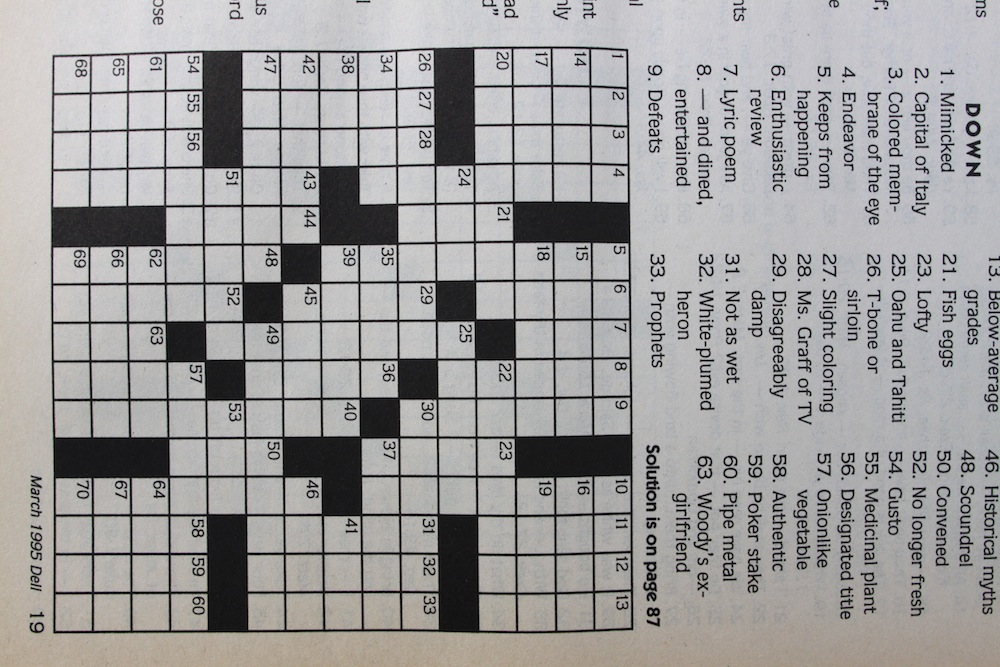
#> input picture TestImages/Puzzle1.jpg, 1000 x 667 px
$ python CornerDetection.py   (Python 2 division)
#> lines starting #> are read from the running program, lines starting #| are printed output that depends on the picture; after the words box and inside, x2 and y2 are one past the last pixel; in counts of white or black regions, pixels touching at a corner belong together
import cv2
import numpy

img1 = cv2.imread("TestImages/Puzzle1.jpg")
#> img1 is the input picture: shape (667, 1000, 3); mean B, G, R 156.6, 156.8, 158.1
grayImg = cv2.cvtColor(img1, cv2.COLOR_BGR2GRAY)
grayImg = cv2.GaussianBlur(grayImg, (17, 17), -1)
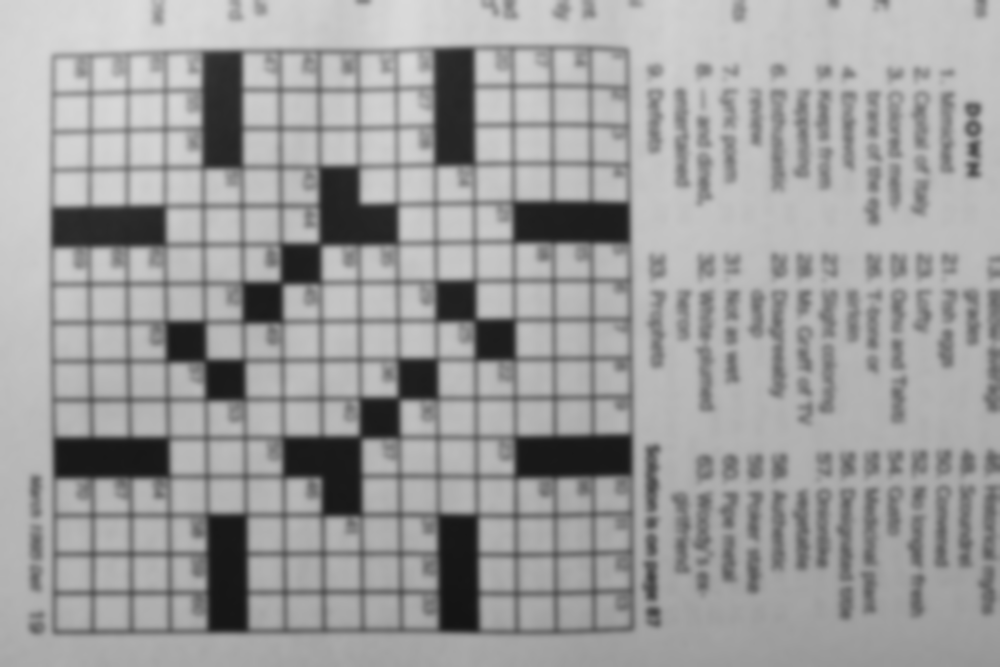
#> grayImg: shape (667, 1000); min 20, max 221, mean 157.1
goodFeats = cv2.goodFeaturesToTrack(grayImg, 350, 0.08, 15)
#> goodFeats = 350 rows, first 8: [396, 205], [473, 49], [970, 139], [515, 240], [280, 284], [204, 166], [627, 203], [242, 52]

print goodFeats[0]
#| [[396. 205.]]

print goodFeats[0, 0]
#| [396. 205.]

print goodFeats[0, 0, 0], goodFeats[0, 0, 1]
#| 396.0 205.0

for locations in goodFeats:
    for coords in locations:
        cv2.circle(img1, (coords[0], coords[1]), 5, (0, 255, 0))
#> this loop made 350 passes
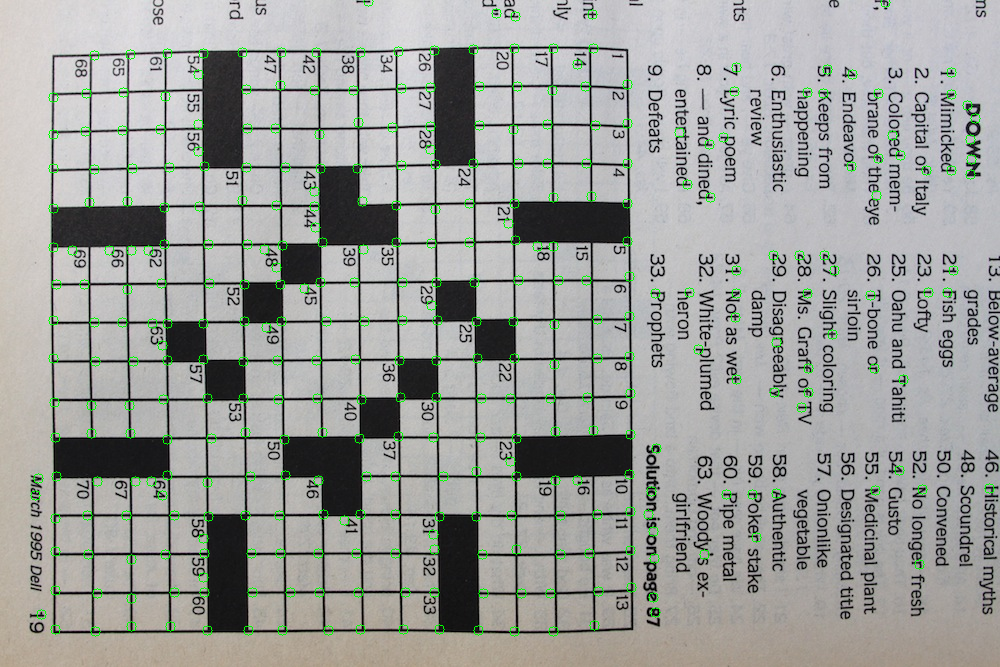
#> img1: shape (667, 1000, 3); 1.47% of pixels changed, all inside (x1, y1, x2, y2) = (30, 0, 995, 637)

cv2.imshow("Image", img1)
cv2.waitKey(0)
cv2.destroyAllWindows()

$ run again, with TestImages/Puzzle2.jpg copied over TestImages/Puzzle1.jpg
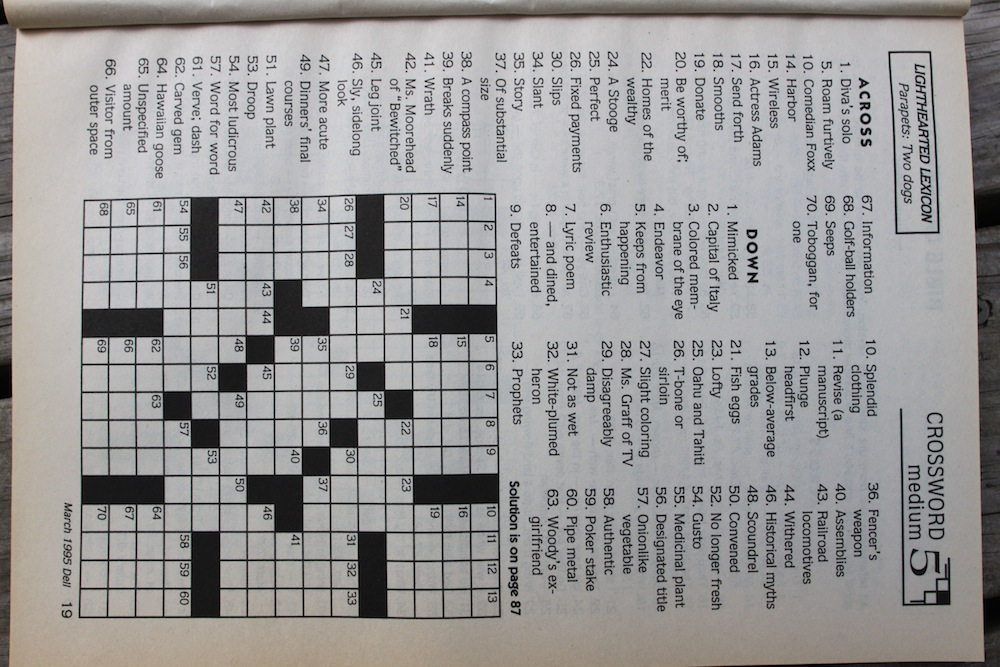
#> input picture TestImages/Puzzle2.jpg, 1000 x 667 px
#> img1 is the input picture: shape (667, 1000, 3); mean B, G, R 151.6, 151.8, 153
#> `grayImg = cv2.GaussianBlur(grayImg, (17, 17), -1)`:
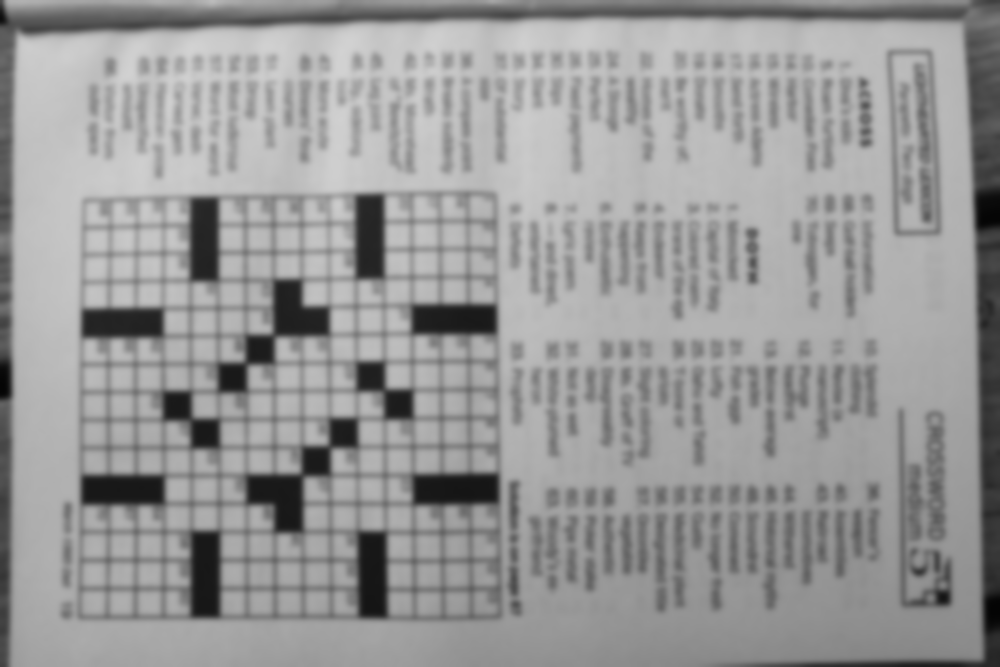
#> grayImg: shape (667, 1000); min 4, max 210, mean 152.1
#> goodFeats = 350 rows, first 8: [275, 334], [247, 362], [301, 476], [331, 445], [357, 277], [413, 332], [327, 308], [411, 391]
#| [[275. 334.]]
#| [275. 334.]
#| 275.0 334.0
#> the loop `for locations in goodFeats:` made 350 passes
#> after the loop `for locations in goodFeats:`:
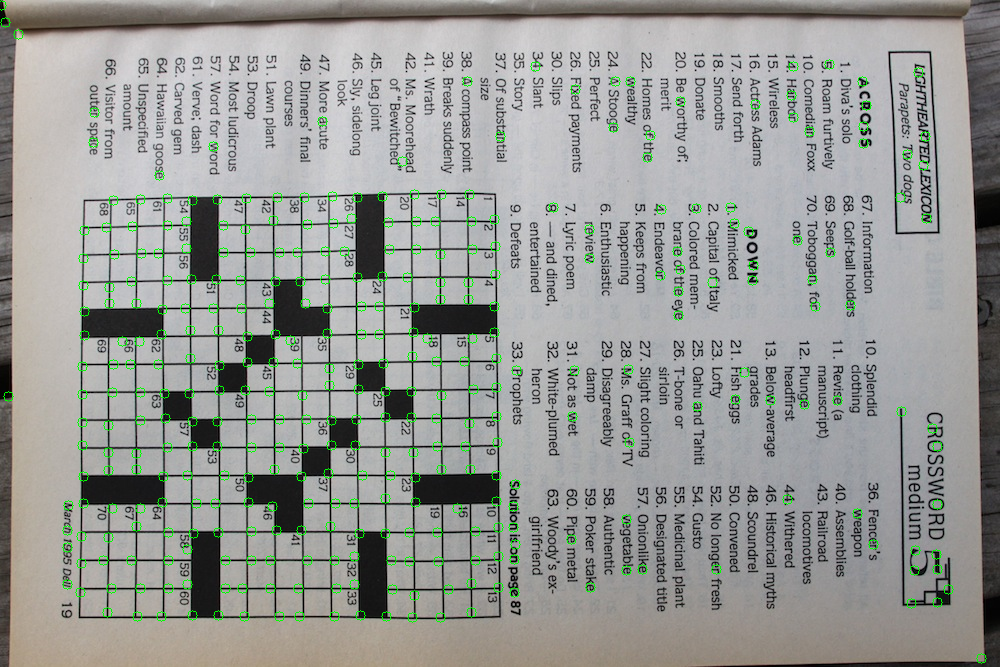
#> img1: shape (667, 1000, 3); 1.47% of pixels changed, all inside (x1, y1, x2, y2) = (0, 0, 987, 664)

$ run again, with TestImages/Blowhole013.jpg copied over TestImages/Puzzle1.jpg
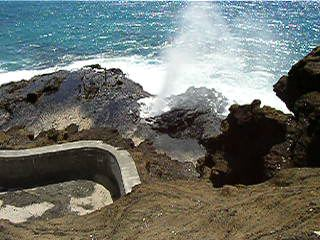
#> input picture TestImages/Blowhole013.jpg, 320 x 240 px
#> img1 is the input picture: shape (240, 320, 3); mean B, G, R 107.7, 113.1, 108.1
#> `grayImg = cv2.GaussianBlur(grayImg, (17, 17), -1)`:
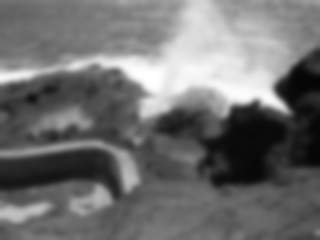
#> grayImg: shape (240, 320); min 5, max 255, mean 110.9
#> goodFeats = 20 rows, first 8: [284, 109], [256, 102], [148, 95], [33, 72], [68, 67], [128, 189], [46, 206], [232, 108]
#| [[284. 109.]]
#| [284. 109.]
#| 284.0 109.0
#> the loop `for locations in goodFeats:` made 20 passes
#> after the loop `for locations in goodFeats:`:
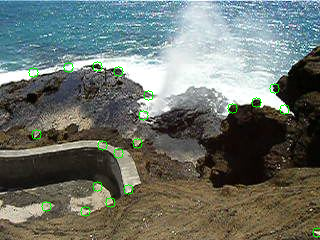
#> img1: shape (240, 320, 3); 0.72% of pixels changed, all inside (x1, y1, x2, y2) = (28, 61, 320, 238)
